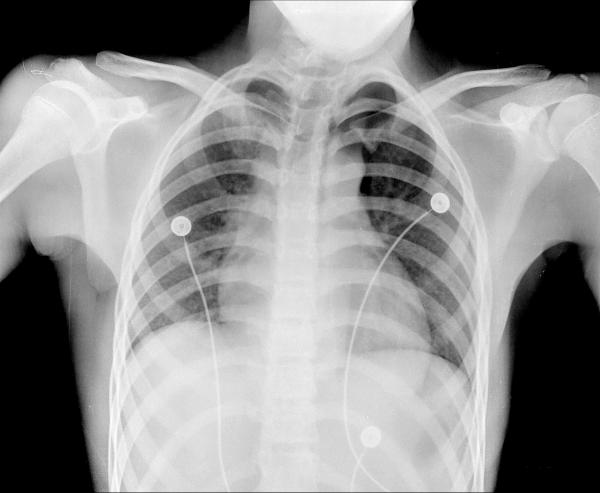
#> input picture Görüntüİşleme/hw1_images/Fig0107(a)(chest-xray-vandy).tif, 600 x 493 px
$ python Image.py
#> lines starting #> are read from the running program, lines starting #| are printed output that depends on the picture; after the words box and inside, x2 and y2 are one past the last pixel; in counts of white or black regions, pixels touching at a corner belong together
import cv2
import numpy as np
import matplotlib.pyplot as plt
import os

# Oluşacaklar için klasör
os.makedirs("output", exist_ok=True)

# 1. Histogram
def histogram(imagePath, outputFolder):
#> called with outputFolder = 'output'
    image = cv2.imread(imagePath, cv2.IMREAD_GRAYSCALE)
#> image is the input picture: shape (493, 600); min 0, max 253, mean 141.9
    histogram, binEdges = np.histogram(image, bins=256, range=(0, 255))
#> histogram = 256 values, max 60362 at index 0, min 0 at index 254, mean 1155.5; binEdges = 257 values from 0 to 255

    plt.figure(figsize=(8, 6))
    plt.bar(binEdges[:-1], histogram, width=1, color='gray', edgecolor='black')
    plt.title(f'Histogram of - {os.path.basename(imagePath)}')
    plt.xlabel('Pixel Value')
    plt.ylabel('Frequency')

    outputFile = os.path.join(outputFolder, f"histogram_{os.path.basename(imagePath).split('.')[0]}.png")
    plt.savefig(outputFile)
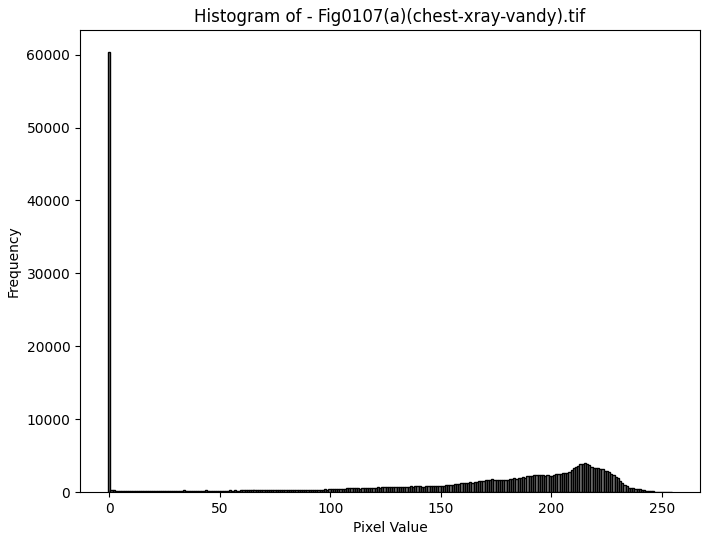
#> figure drawn by matplotlib, 1 panel; tallest bar 60362 high, from x = -0.5 to 0.5
    plt.close()

# 2. Binarization
def binarization(imagePath, threshold, outputFolder):
#> called with threshold = 105, outputFolder = 'output'
    image = cv2.imread(imagePath, cv2.IMREAD_GRAYSCALE)
    _, binaryImage = cv2.threshold(image, threshold, 255, cv2.THRESH_BINARY)
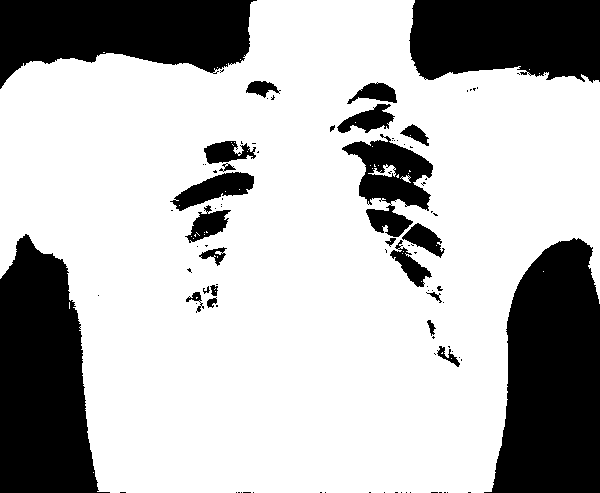
#> binaryImage: shape (493, 600); 71.7% white; 97 black regions (72 under 20 px), largest, box (x1, y1, x2, y2) and area: (484, 238, 600, 493) 22201, (0, 234, 110, 493) 19658, (0, 0, 257, 89) 15671

    outputFile = os.path.join(outputFolder, f"binary_{os.path.basename(imagePath).split('.')[0]}.png")
    cv2.imwrite(outputFile, binaryImage)

# 3. Resmi birden çok Bölgelere Ayırma
def segment(imagePath, thresholds, outputFolder):
#> called with outputFolder = 'output'
    image = cv2.imread(imagePath, cv2.IMREAD_GRAYSCALE)
    regions = np.zeros_like(image)
    # Eşik değerlere göre
    for i, (low, high) in enumerate(zip([0] + thresholds, thresholds + [255])):
        regions[(image >= low) & (image < high)] = int((i + 1) * (255 / (len(thresholds) + 1)))

    outputFile = os.path.join(outputFolder, f"segmented_{os.path.basename(imagePath).split('.')[0]}.png")
    cv2.imwrite(outputFile, regions)
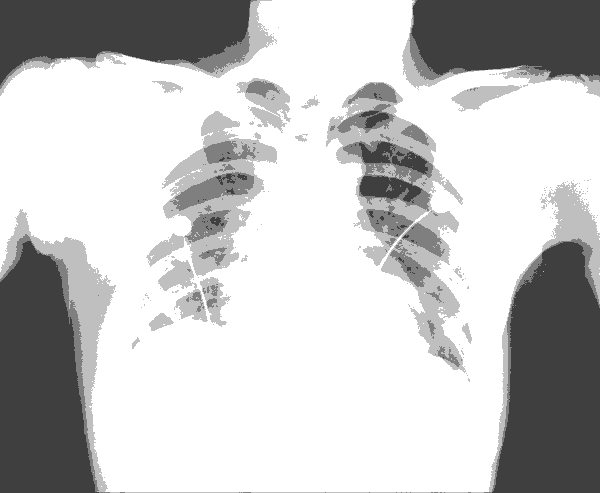
#> saved as segmented_Fig0107(a)(chest-xray-vandy).png: shape (493, 600); min 63, max 255, mean 196.9

    return regions

# 4. Morfolojik İşlemler
def morpho(imagePath, outputFolder):
#> called with outputFolder = 'output'
    binaryImage = cv2.imread(imagePath, cv2.IMREAD_GRAYSCALE)
    ker = np.ones((3, 3), np.uint8)

    # Erozyon işlemi
    erosion = cv2.erode(binaryImage, ker, iterations=1)
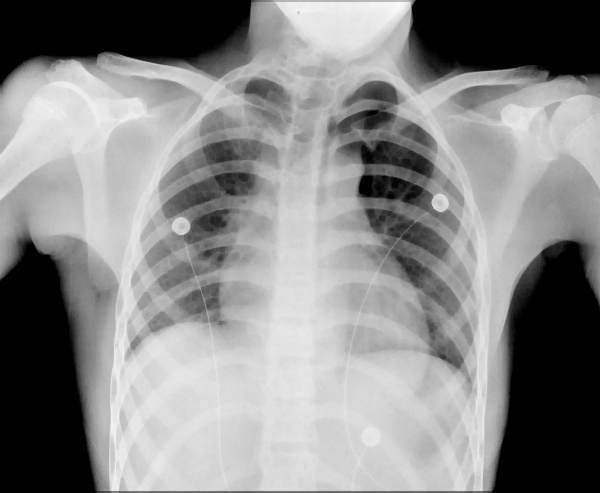
#> erosion: shape (493, 600); min 0, max 249, mean 136.4
    cv2.imwrite(os.path.join(outputFolder, f"erosion_{os.path.basename(imagePath)}"), erosion)

    # Dilatasyon işlemi
    dilation = cv2.dilate(binaryImage, ker, iterations=1)
    cv2.imwrite(os.path.join(outputFolder, f"dilation_{os.path.basename(imagePath)}"), dilation)

    # Açma işlemi
    opening = cv2.morphologyEx(binaryImage, cv2.MORPH_OPEN, ker)
    cv2.imwrite(os.path.join(outputFolder, f"opening_{os.path.basename(imagePath)}"), opening)

    # Kapama işlemi
    closing = cv2.morphologyEx(binaryImage, cv2.MORPH_CLOSE, ker)
    cv2.imwrite(os.path.join(outputFolder, f"closing_{os.path.basename(imagePath)}"), closing)

# 5. Region Growing
def regionGrowing(imagePath, seedPoints, outputFolder):
    image = cv2.imread(imagePath, cv2.IMREAD_GRAYSCALE)
    rows, cols = image.shape
    visit = np.zeros((rows, cols), dtype=bool)
    outputImage = np.zeros_like(image)
    direction = [(-1, 0), (1, 0), (0, -1), (0, 1)]

    # Her seed için
    for seed_point in seedPoints:
        stack = [seed_point]
        while stack:
            x, y = stack.pop()
            if visit[x, y]:
                continue
            visit[x, y] = True
            outputImage[x, y] = 255
            for dx, dy in direction:
                nx, ny = x + dx, y + dy
                if 0 <= nx < rows and 0 <= ny < cols and not visit[nx, ny]:
                    if abs(int(image[nx, ny]) - int(image[x, y])) < 7:  # Fark eşiği
                        stack.append((nx, ny))

    outputFile = os.path.join(outputFolder, f"regionGrowing_{os.path.basename(imagePath).split('.')[0]}.png")
    cv2.imwrite(outputFile, outputImage)

# 6. Histogram Karşılaştırma
def histogramEqualization(imagePath, outputFolder):
#> called with outputFolder = 'output'
    image = cv2.imread(imagePath, cv2.IMREAD_GRAYSCALE)
    equalized_image = cv2.equalizeHist(image)
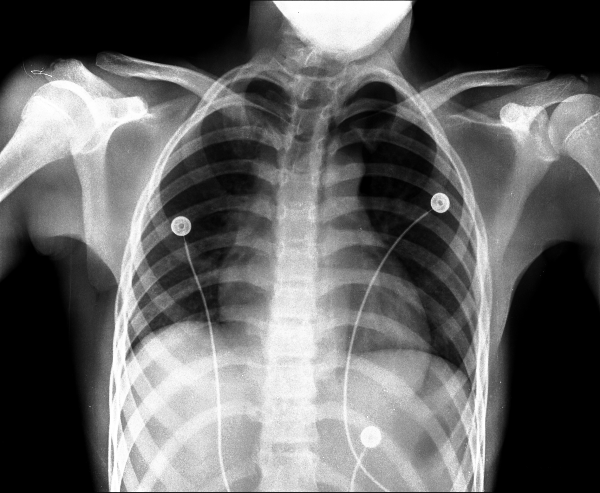
#> equalized_image: shape (493, 600); min 0, max 255, mean 102.3

    # Orijinal ve equalization histogramları karşılaştırma
    originalHistogram, original_bins = np.histogram(image, bins=256, range=(0, 255))
#> originalHistogram has the same summary as histogram in histogram; original_bins = 257 values from 0 to 255
    equalizedHistogram, equalized_bins = np.histogram(equalized_image, bins=256, range=(0, 255))
#> equalizedHistogram = 256 values, max 60680 at index 0, min 0 at index 67, mean 1155.5; equalized_bins = 257 values from 0 to 255

    plt.figure(figsize=(12, 6))
    plt.subplot(1, 2, 1)
    plt.bar(original_bins[:-1], originalHistogram, width=1, color='gray')
    plt.title("Original Histogram")

    plt.subplot(1, 2, 2)
    plt.bar(equalized_bins[:-1], equalizedHistogram, width=1, color='blue')
    plt.title("Equalized Histogram")
    plt.savefig(os.path.join(outputFolder, f"histogram_comparison_{os.path.basename(imagePath)}"))
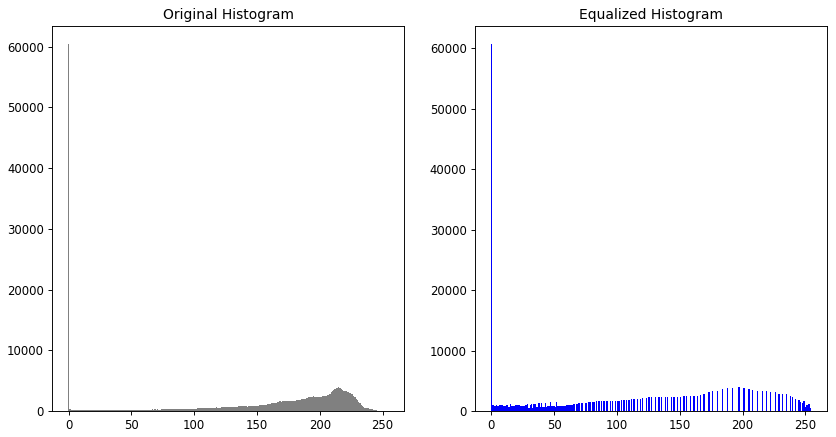
#> figure drawn by matplotlib, 2 panels; panel 1: tallest bar 60362 high, from x = -0.5 to 0.5; panel 2: tallest bar 60680 high, from x = -0.5 to 0.5
    plt.close()

    cv2.imwrite(os.path.join(outputFolder, f"equalized_{os.path.basename(imagePath)}"), equalized_image)

# resimler
images = ["hw1_images/Fig0107(a)(chest-xray-vandy).tif",
          "hw1_images/Fig0120(a)(ultrasound-fetus1).tif",
          "hw1_images/Fig0304(a)(breast_digital_Xray).tif",
          "hw1_images/Fig0359(a)(headCT_Vandy).tif"]

thresholdsSegmentation = [[55, 105, 155], [65, 125, 185], [40, 80, 120, 160], [30, 90, 150]]
binaryThresholds = [105, 125, 145, 165]

for img, thresholds in zip(images, thresholdsSegmentation):
    histogram(img, "output")
    binarization(img, binaryThresholds[images.index(img)], "output")
    segmented_image = segment(img, thresholds, "output")
    morpho(img, "output")
    histogramEqualization(img, "output")

    seedPoints = []
    for region in np.unique(segmented_image):
        if region != 0:
            region_pixels = np.where(segmented_image == region)
            centerx = int(np.mean(region_pixels[0]))
            centery = int(np.mean(region_pixels[1]))
            seedPoints.append((centerx, centery))
    regionGrowing(img, seedPoints, "output")
#> in regionGrowing, `cv2.imwrite(outputFile, outputImage)`:
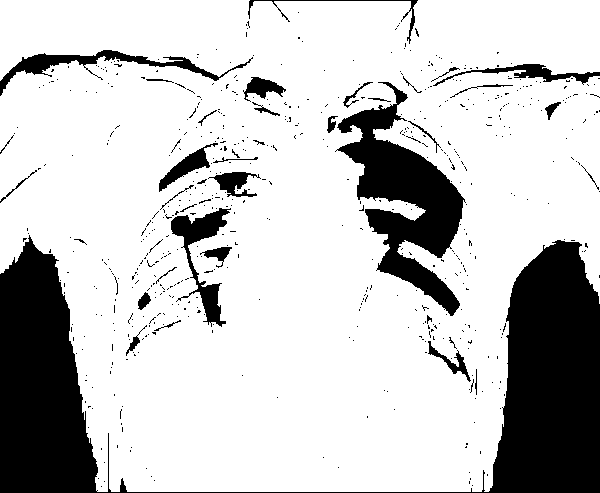
#> saved as regionGrowing_Fig0107(a)(chest-xray-vandy).png: shape (493, 600); 78.5% white; 606 black regions (566 under 20 px), largest, box (x1, y1, x2, y2) and area: (0, 235, 600, 493) 41272, (335, 82, 466, 316) 11373, (171, 208, 231, 327) 2066
#> pass 2 of the loop `for img, thresholds in zip(images, thresholdsSegmentation):`:
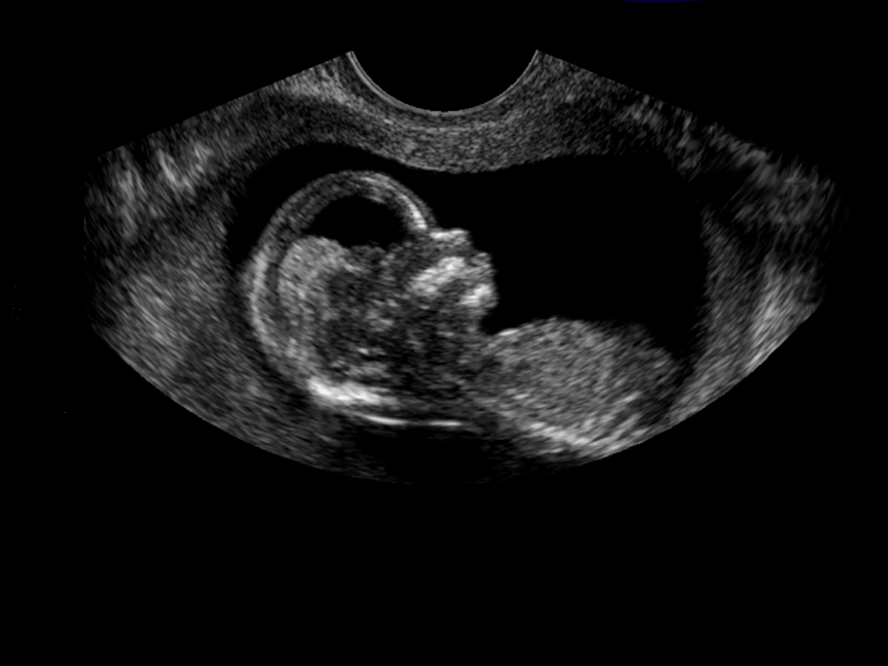
#> input picture Görüntüİşleme/hw1_images/Fig0120(a)(ultrasound-fetus1).tif, 888 x 666 px
#> image: shape (666, 888)
#> histogram = 256 values, max 407296 at index 0, min 0 at index 250, mean 2310.2
#> binaryImage: shape (666, 888); 1.6% white; 190 white regions (128 under 20 px), largest, box (x1, y1, x2, y2) and area: (307, 376, 393, 405) 1380, (412, 257, 482, 296) 1162, (531, 418, 631, 448) 1031
#> erosion: shape (666, 888)
#> dilation: shape (666, 888)
#> opening: shape (666, 888)
#> closing: shape (666, 888)
#> in histogramEqualization (call 2), `equalized_image = cv2.equalizeHist(image)`:
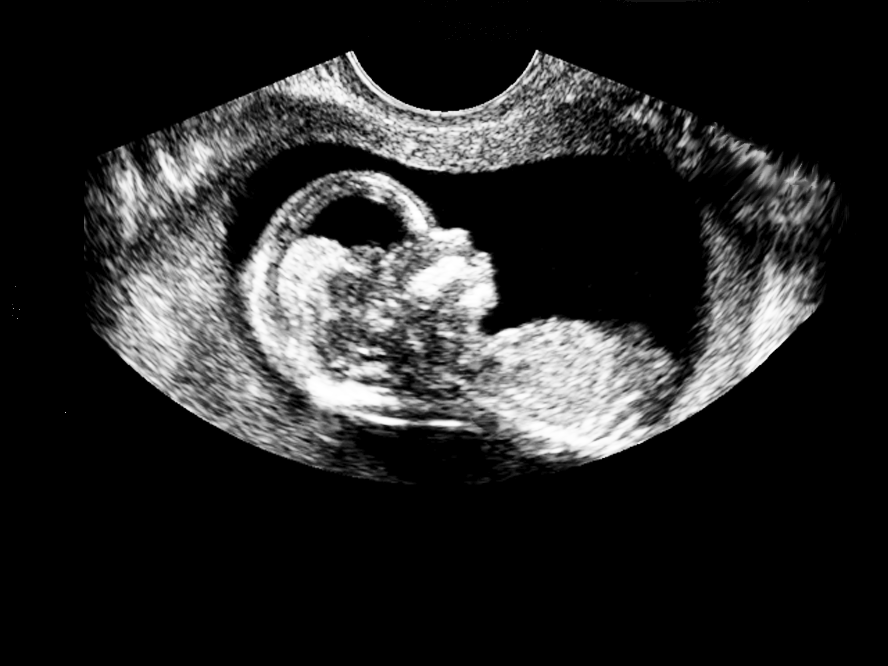
#> equalized_image: shape (666, 888); min 0, max 255, mean 40
#> originalHistogram has the same summary as histogram in histogram
#> equalizedHistogram = 256 values, max 407296 at index 0, min 0 at index 1, mean 2310.2
#> in regionGrowing (call 2), `cv2.imwrite(outputFile, outputImage)`:
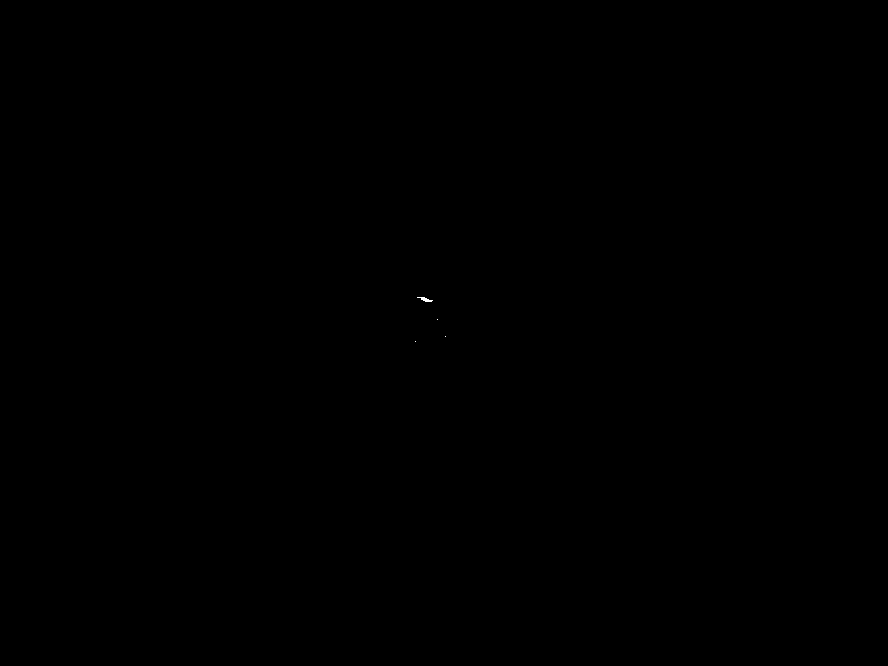
#> saved as regionGrowing_Fig0120(a)(ultrasound-fetus1).png: shape (666, 888); 0.01% white in thin lines or dots, all inside (x1, y1, x2, y2) = (415, 297, 446, 342)
#> pass 3 of the loop `for img, thresholds in zip(images, thresholdsSegmentation):`:
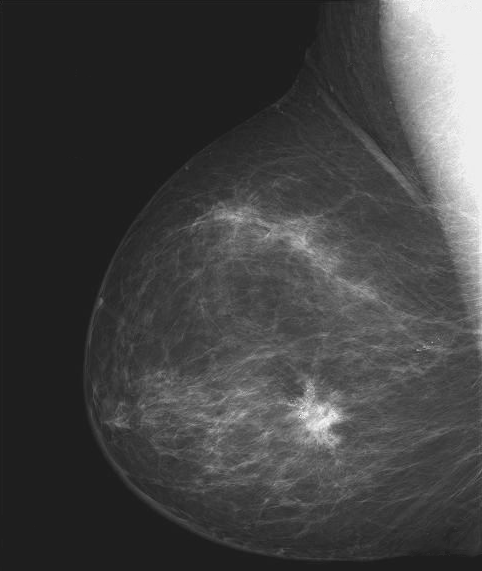
#> input picture Görüntüİşleme/hw1_images/Fig0304(a)(breast_digital_Xray).tif, 482 x 571 px
#> in histogram, image is the input picture: shape (571, 482); min 21, max 255, mean 66.7
#> histogram = 256 values, max 93879 at index 30, min 0 at index 0, mean 1075.1
#> in binarization (call 3), `_, binaryImage = cv2.threshold(image, threshold, 255, cv2.THRESH_BINARY)`:
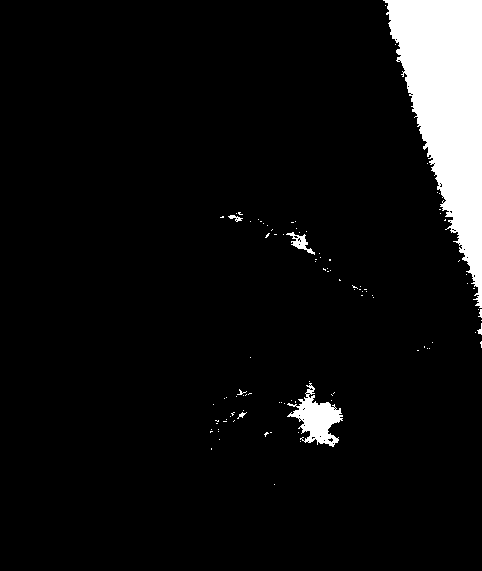
#> binaryImage: shape (571, 482); 6.6% white; 102 white regions (95 under 20 px), largest, box (x1, y1, x2, y2) and area: (383, 0, 482, 308) 16114, (287, 383, 343, 447) 1555, (286, 232, 315, 255) 211
#> erosion: shape (571, 482)
#> dilation: shape (571, 482)
#> opening: shape (571, 482)
#> closing: shape (571, 482)
#> equalized_image: shape (571, 482)
#> in regionGrowing (call 3), `cv2.imwrite(outputFile, outputImage)`:
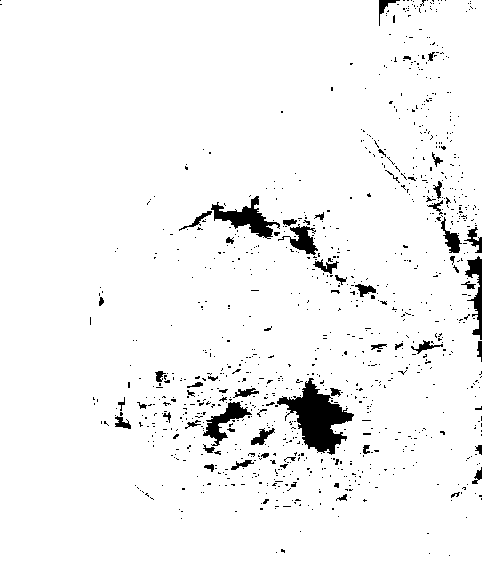
#> saved as regionGrowing_Fig0304(a)(breast_digital_Xray).png: shape (571, 482); 95.8% white; 1003 black regions (945 under 20 px), largest, box (x1, y1, x2, y2) and area: (277, 378, 354, 455) 2559, (211, 196, 280, 239) 1063, (203, 402, 252, 446) 697
#> the loop made 4 passes; the first 3 are shown
